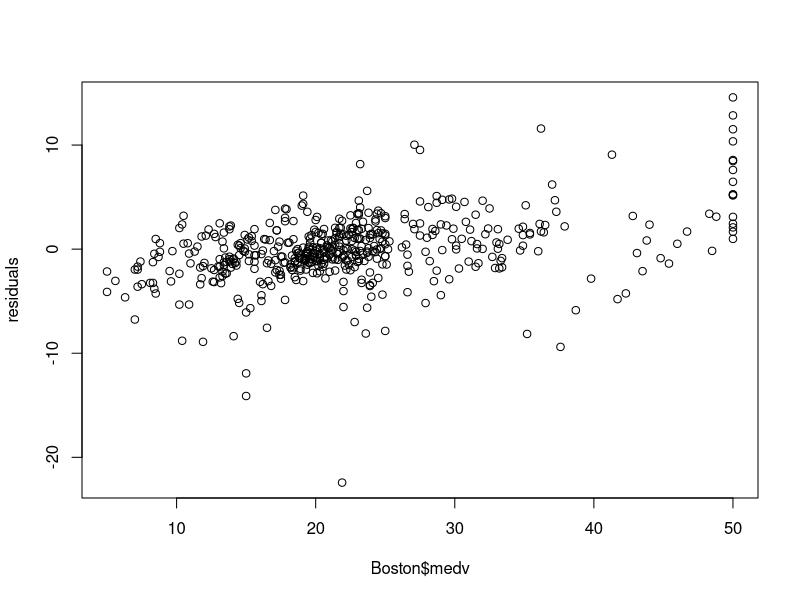
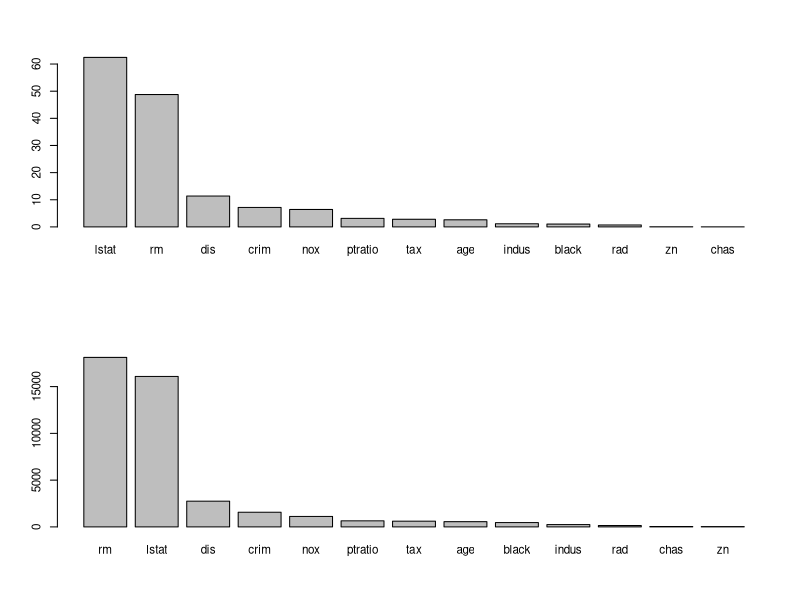
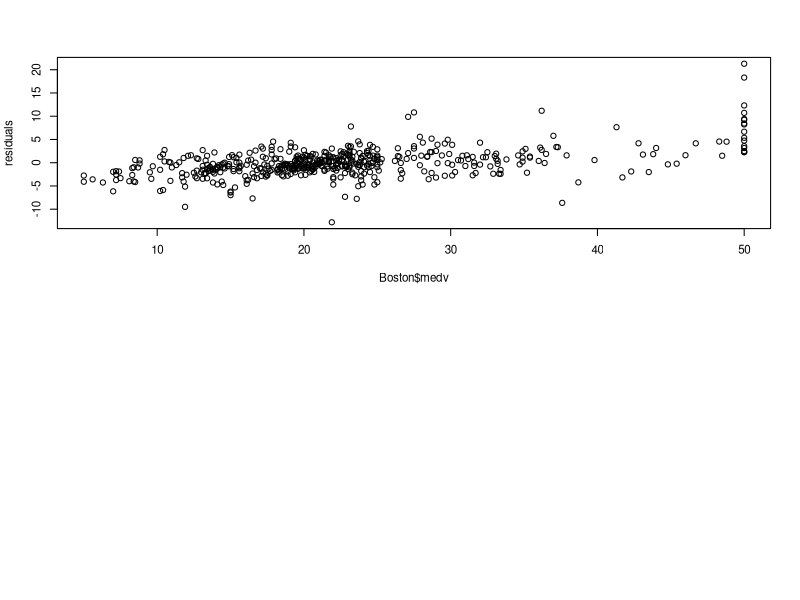
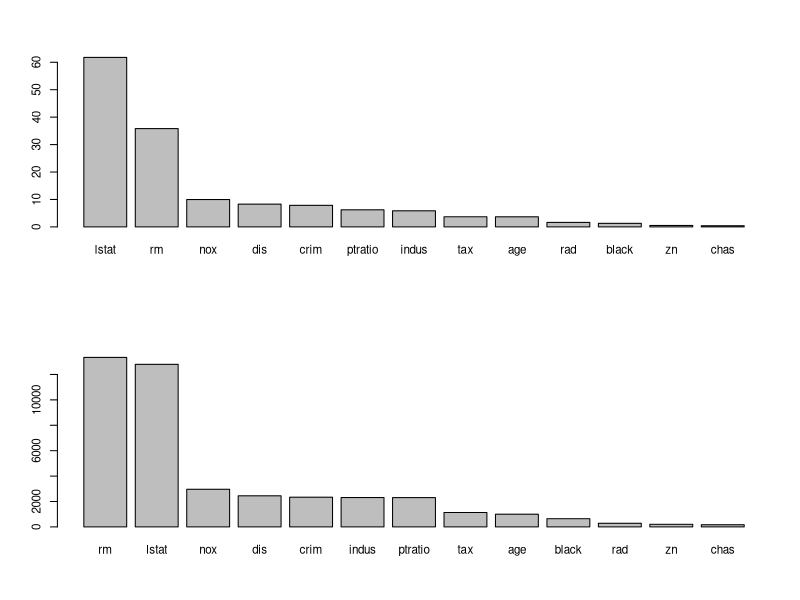

Source code (R) for these figures, in order:
library(randomForest)
library(MASS)

data(Boston)

## Exercise 1: using randomForest for bagging
set.seed(1234)
bag_Rtree <- randomForest(medv ~., data = Boston, mtry = 13, importance = TRUE)
bag_Rtree

residuals <- Boston$medv - bag_Rtree$predicted
MSE_bagRtree <- mean(residuals^2)
# MSE is 10.32, which is much lower than that of a simple CART regression tree

plot(Boston$medv, residuals)
# the model has reasonable predictions for housing values less than $50,000, but it overestimates housing with values
#  above $50,000

bag_Rtree$importance
par(mfrow = c(2,1), cex = 0.7)
barplot(sort(bag_Rtree$importance[,1], decreasing = TRUE))
barplot(sort(bag_Rtree$importance[,2], decreasing = TRUE))
# 'lstat' has the largest reduction in the difference between observed and permutated OOB samples (top plot)
# 'rm' is the best predictor in reducing node impurity while used for splitting


## Exercise 2: applying random forest to a regression problem
mtry = ncol(Boston)/3
set.seed(1234)
Rtree <- randomForest(medv ~., data = Boston, mtry = mtry, importance = TRUE)
Rtree

residuals <- Boston$medv - Rtree$predicted
MSE_Rtree <- mean(residuals^2)
# MSE is 9.67, which is slightly lower than that of a bagged tree

plot(Boston$medv, residuals)
# the model has reasonable predictions for housing values less than $50,000, but it overestimates housing with values
#  above $50,000

Rtree$importance
par(mfrow = c(2,1), cex = 0.7)
barplot(sort(Rtree$importance[,1], decreasing = TRUE))
barplot(sort(Rtree$importance[,2], decreasing = TRUE))